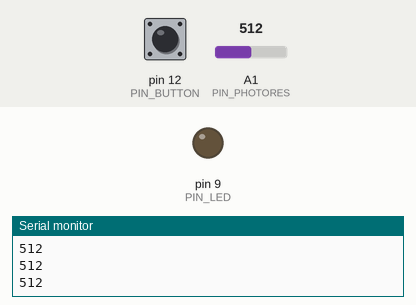
A sketch run on a simulated Arduino Uno, built with avr-gcc and run on an emulated ATmega328P. On the bench: output pins drawn as LEDs (lit = HIGH), the last lines printed to the serial monitor. Inputs (shaded band) come from the test bench; at power-on: A1 (PIN_PHOTORES) = 512, pin 12 (PIN_BUTTON) LOW.

Above: at 1.3 s.
1.4 s: A1 (PIN_PHOTORES) set to 54
2.9 s: A1 (PIN_PHOTORES) set to 44
At 3.8 s:
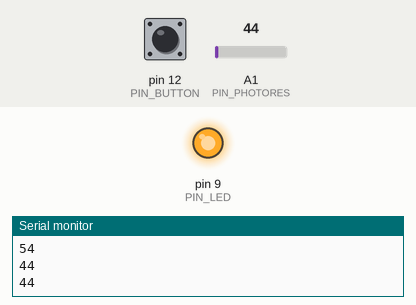
4.5 s: A1 (PIN_PHOTORES) set to 60
At 4.9 s:
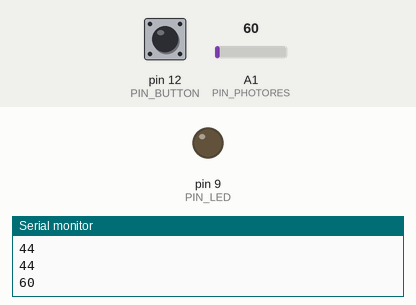
6.0 s: A1 (PIN_PHOTORES) set to 40
At 7.3 s:
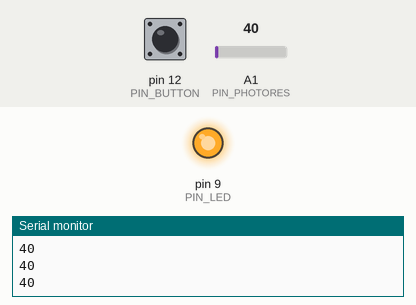
Timing chart, 0 to 8.5 s (numbered marks = the images above; inputs shaded):
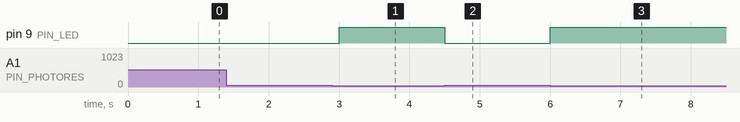

The sketch:

led2.ino
```cpp
#define PIN_LED 9
#define PIN_BUTTON 12
#define PIN_PHOTORES 1

void setup() {
  pinMode(PIN_LED,OUTPUT);
  pinMode(PIN_BUTTON,INPUT);

  Serial.begin(9600);
  if (!Serial) {}  // wait until serial port is ready
}
int counter = 0;
void loop() {

  int button = digitalRead(PIN_BUTTON);  // get button state
  int val = analogRead(PIN_PHOTORES);    // get analog value from photoresistor
  counter++;
  Serial.println(val);      // write text to the serial port

  // turn on the LED if the button is pressed or the light is dim
  if (button || val<50) digitalWrite(PIN_LED,HIGH);
  else digitalWrite(PIN_LED,LOW);

  delay(500);   // wait 0.5 seconds
}
```

Measured:
- the behaviour switches between 50 and 49 on A1 (PIN_PHOTORES) (found by bisection; images 0 and 1)
- after the input at 2.9 s, pin 9 (PIN_LED): LOW → HIGH after 0.10 s
- after the input at 4.5 s, pin 9 (PIN_LED): HIGH → LOW at once
- after the input at 6.0 s, pin 9 (PIN_LED): LOW → HIGH at once
